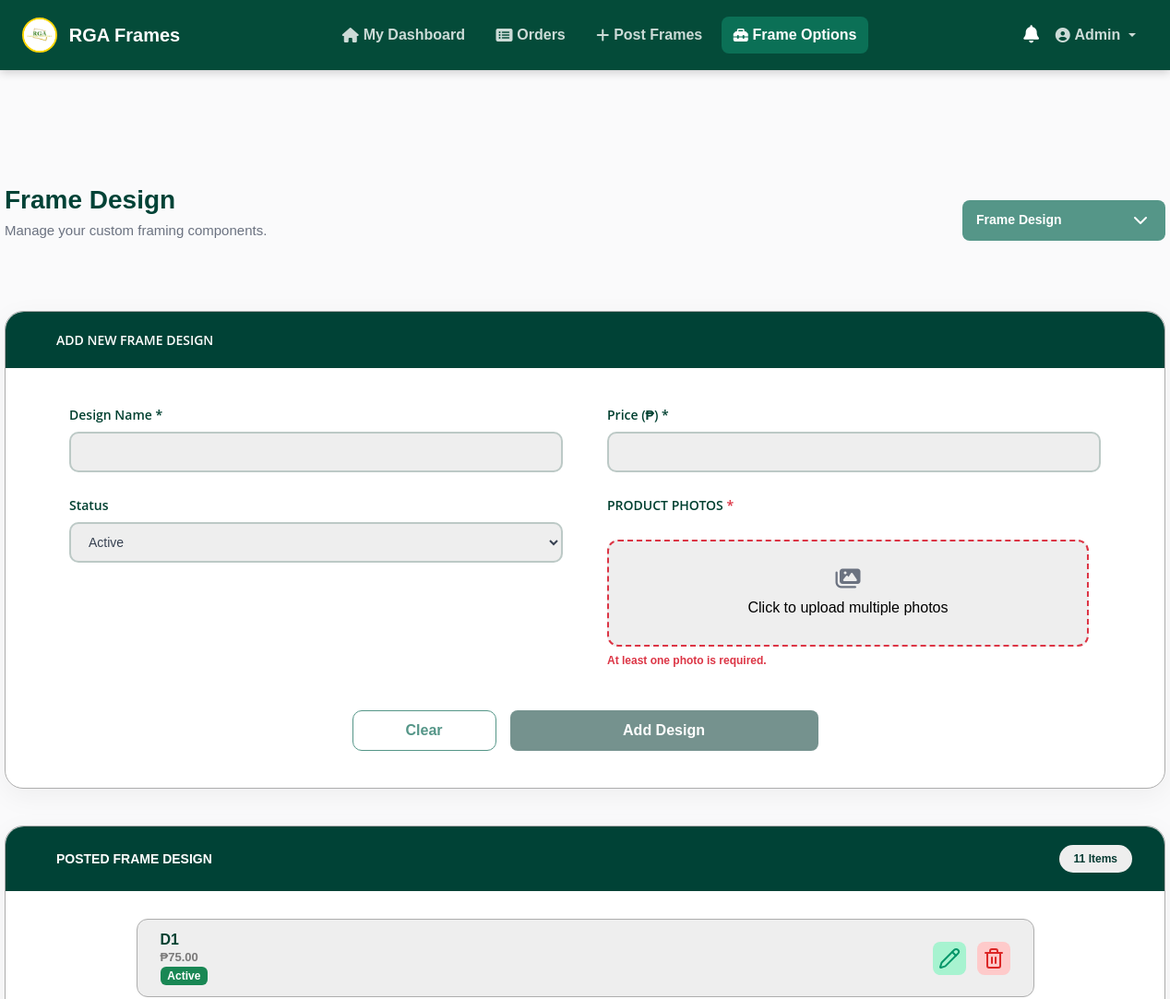
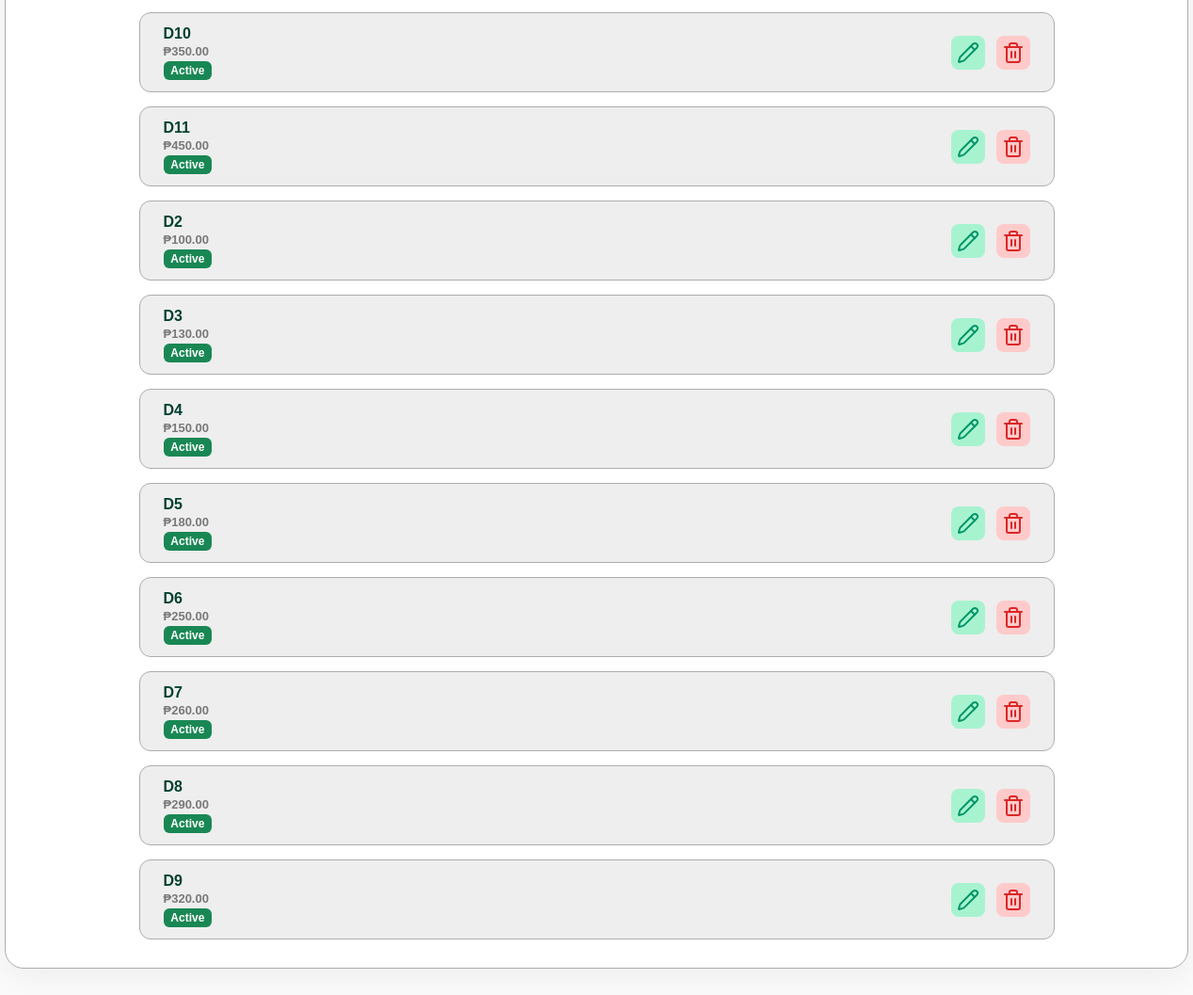
Page /admin/admin_custom_frame_options.php?tab=frame_designs (signed in) on the committed database (2 pictures, top to bottom).
### tables this page shows
CREATE TABLE `tbl_frame_designs` (
  `frame_design_id` int(11) NOT NULL,
  `design_name` varchar(100) NOT NULL,
  `price` decimal(10,2) NOT NULL DEFAULT 0.00,
  `is_active` tinyint(1) DEFAULT 1
);

### process/fetch_options.php (called while the page is built, shortened)
<?php
require_once __DIR__ . '/../config/db_connect.php';
require_once __DIR__ . '/../classes/Option/OptionService.php';
$upload_dir = __DIR__ . '/../uploads/';
$active_tab = $_GET['tab'] ?? 'frame_types';
$tabs = [
    'frame_types'     => ['label' => 'Frame Type',     'suffix' => 'Type'],
    'frame_designs'   => ['label' => 'Frame Design',   'suffix' => 'Design'],
    'frame_colors'    => ['label' => 'Frame Color',    'suffix' => 'Color'],
    'frame_sizes'     => ['label' => 'Frame Size',     'suffix' => 'Size'],
    'matboard_colors' => ['label' => 'Matboard Color', 'suffix' => 'Color'],
    'mount_types'     => ['label' => 'Mount Type',     'suffix' => 'Type'],
    'paper_types'     => ['label' => 'Paper Type',     'suffix' => 'Type'],
];
$tab_label = $tabs[$active_tab]['label'];
$suffix    = $tabs[$active_tab]['suffix'];
$service = new OptionService();
$service->registerRepository('frame_types',     new FrameTypeRepository($conn,     $upload_dir));
$service->registerRepository('frame_designs',   new FrameDesignRepository($conn,   $upload_dir));
$service->registerRepository('frame_colors',    new FrameColorRepository($conn,    $upload_dir));
$service->registerRepository('frame_sizes',     new FrameSizeRepository($conn));
$service->registerRepository('matboard_colors', new MatboardColorRepository($conn, $upload_dir));
$service->registerRepository('mount_types',     new MountTypeRepository($conn));
$service->registerRepository('paper_types',     new PaperTypeRepository($conn));
$res   = $service->fetchOptions($active_tab);

### classes/Option/Repository/FrameDesignRepository.php (called while the page is built, shortened)
<?php
class FrameDesignRepository implements OptionRepositoryInterface {
    private $db;
    public function __construct($db, $uploadDir = '../uploads/') {
        $this->db = $db;
    }
    public function getAll() {
        return $this->db->query("SELECT * FROM tbl_frame_designs ORDER BY design_name ASC");
    }
}

### classes/Option/OptionService.php (called while the page is built, shortened)
<?php
class OptionService {
    private $repositories = [];
    public function registerRepository($key, OptionRepositoryInterface $repo) {
        $this->repositories[$key] = $repo;
    }
    public function fetchOptions($key) {
        return isset($this->repositories[$key]) ? $this->repositories[$key]->getAll() : null;
    }
}

### admin/admin_custom_frame_options.php (the view, shortened to what this page needs)
<?php
require_once __DIR__ . '/../process/fetch_options.php';
$edit_data = null;
$is_editing = false;
?>
<!DOCTYPE html>
<html lang="en">
<head>
    <link rel="stylesheet" href="https://cdnjs.cloudflare.com/ajax/libs/font-awesome/6.0.0/css/all.min.css">
    <link href="https://cdn.jsdelivr.net/npm/bootstrap@5.3.0/dist/css/bootstrap.min.css" rel="stylesheet">
    <link rel="stylesheet" href="../assets/css/style.css">
</head>
<body>
<?php include __DIR__ . '/../includes/admin_header.php'; ?>
<div class="opt-admin-container">
    <div class="opt-header-wrapper">
        <div>
            <h1 style="color: var(--forest-dark); font-weight: 800; font-size: 28px; margin:0;"><?= htmlspecialchars($tab_label ?? 'Frame Options') ?></h1>
            <p style="color: #6B7280; margin-top: 5px; font-size: 15px;">Manage your custom framing components.</p>
        </div>
        <div class="opt-dropdown">
            <button class="opt-dropbtn">
                <span><?= htmlspecialchars($tab_label ?? 'Select Tab') ?></span>
                <i data-lucide="chevron-down" size="18"></i>
            </button>
        </div>
    </div>
    <div class="opt-card" id="form-section">
        <div class="opt-card-header" style="display:flex; justify-content:space-between; align-items:center;">
            <span><?= $is_editing ? 'Edit' : 'Add New' ?> <?= htmlspecialchars($tab_label ?? '') ?></span>
        </div>
        <form action="../process/posting_options.php?tab=<?= urlencode($active_tab) ?>" method="POST" enctype="multipart/form-data">
            <div class="opt-form-grid">
               <?php if($active_tab == 'frame_types'): ?>
                    <div>
                        <label class="opt-label">Type Name <span>*</span></label>
                        <input type="text" name="type_name" class="opt-input" required value="<?= htmlspecialchars($edit_data['type_name'] ?? '') ?>">
                    </div>
                    <div>
                        <label class="opt-label">Price (₱) <span>*</span></label>
                        <input type="number" step="0.01" name="type_price" class="opt-input" required value="<?= $edit_data['type_price'] ?? '' ?>">
                    </div>
                    <div>
                        <label class="opt-label">Status</label>
                        <select name="is_active" class="opt-input">
                            <option value="1" <?= (isset($edit_data['is_active']) && $edit_data['is_active'] == 1) ? 'selected' : '' ?>>Active</option>
                            <option value="0" <?= (isset($edit_data['is_active']) && $edit_data['is_active'] == 0) ? 'selected' : '' ?>>Inactive</option>
                        </select>
                    </div>
                    <div class="opt-upload-container">
                        <label class="opt-label">PRODUCT PHOTO <span class="text-danger">*</span></label>
                        <div class="opt-upload-zone position-relative" onclick="document.getElementById('add_type_img').click();">
                            <input type="hidden" name="existing_image" id="existing_type_val" value="<?= htmlspecialchars($edit_data['image_name'] ?? '') ?>">
                            <input type="file" name="type_image" id="add_type_img" style="display:none;" onchange="handleSingleFilePreview(this, 'type_preview', 'type_text', 'existing_type_val')">
                            <div id="type_preview" class="preview-overlay"></div>
                            <div class="upload-content text-center">
                                <i class="fa-solid fa-images"></i>
                                <p class="m-0" id="type_text">Click to upload photo</p>
                            </div>
                        </div>
                        <?php if($is_editing && !empty($edit_data['image_name'])): ?>
                            <script>window.addEventListener('load', () => { showExistingImage('../uploads/<?= $edit_data['image_name'] ?>', 'type_preview', 'type_text', 'add_type_img', 'existing_type_val'); });</script>
                        <?php endif; ?>
                    </div>
                    <?php elseif($active_tab == 'frame_designs'): ?>
                        <div>
                            <label class="opt-label">Design Name <span>*</span></label>
                            <input type="text" name="design_name" class="opt-input" required value="<?= htmlspecialchars($edit_data['design_name'] ?? '') ?>">
                        </div>
                    <div>
                        <label class="opt-label">Price (₱) <span>*</span></label>
                        <input type="number" step="0.01" name="price" class="opt-input" required value="<?= $edit_data['price'] ?? '' ?>">
                    </div>
                    <div>
                        <label class="opt-label">Status</label>
                        <select name="is_active" class="opt-input">
                            <option value="1" <?= (isset($edit_data['is_active']) && $edit_data['is_active'] == 1) ? 'selected' : '' ?>>Active</option>
                        </select>
                    </div>
                    <div class="opt-upload-container">
                        <label class="opt-label">PRODUCT PHOTOS <span class="text-danger">*</span></label>
                        <div class="opt-upload-zone position-relative" onclick="document.getElementById('add_design_imgs').click();">
                            <div class="upload-content text-center">
                                <i class="fa-solid fa-images"></i>
                                <p class="m-0" id="opt_img_text">Click to upload multiple photos</p>
                            </div>
                        </div>
                    </div>
                <?php endif; ?>
                <div style="grid-column: span 2; display:flex; justify-content:center; gap:15px; margin-top:20px;">
                    <?php if($is_editing): ?>
                        <a href="?tab=<?= $active_tab ?>" class="opt-btn-clear text-decoration-none" style="display:flex; align-items:center;">Cancel</a>
                        <button type="submit" name="update_option" class="opt-btn-submit">Update <?= ucwords($suffix ?? 'Option') ?></button>
                    <?php else: ?>
                        <button type="reset" class="opt-btn-clear">Clear</button>
                        <button type="submit" name="add_option" class="opt-btn-submit">Add <?= ucwords($suffix ?? 'Option') ?></button>
                    <?php endif; ?>
                </div>
            </div>
        </form>
    </div>
    <div class="opted-main-container">
        <div class="opted-header-bar">
            <span class="opted-title">Posted <?= htmlspecialchars($tab_label ?? '') ?></span>
            <span class="opted-count-badge"><?= ($res && $res->num_rows > 0) ? $res->num_rows : 0 ?> Items</span>
        </div>
        <div class="opted-list-wrapper">
            <?php if ($res && $res->num_rows > 0): ?>
                <?php while($row = $res->fetch_assoc()):
                    $title = $row['type_name'] ?? $row['design_name'] ?? $row['color_name'] ??
                             $row['matboard_color_name'] ?? $row['mount_name'] ?? $row['paper_name'] ??
                             ($active_tab == 'frame_sizes' ? ($row['dimension'] ?? 'Size') : 'Unnamed');
                    $pkMapLoop = [
                        'frame_types'     => 'frame_type_id',
                        'frame_designs'   => 'frame_design_id',
                        'frame_colors'    => 'frame_color_id',
                        'frame_sizes'     => 'frame_size_id',
                        'matboard_colors' => 'matboard_color_id',
                        'mount_types'     => 'mount_type_id',
                        'paper_types'     => 'paper_type_id',
                    ];
                    $pkColLoop = $pkMapLoop[$active_tab] ?? 'id';
                    $recordId = $row[$pkColLoop] ?? 0;
                    $isActive = (int)($row['is_active'] ?? 1);
                ?>
                <?php
                    $price = null;
                    if ($active_tab === 'frame_designs')   $price = isset($row['price'])          ? '₱' . number_format($row['price'], 2)          : null;
                ?>
                <div class="opted-row-item" id="row-<?= $recordId ?>">
                    <div class="opted-row-inner">
                        <div class="opted-item-main">
                            <h4 class="opted-item-name"><?= htmlspecialchars($title) ?></h4>
                            <?php if ($price !== null): ?>
                                <span class="opted-item-price"><?= $price ?></span>
                            <?php endif; ?>
                            <span class="badge <?= $isActive ? 'bg-success' : 'bg-secondary' ?>"><?= $isActive ? 'Active' : 'Inactive' ?></span>
                        </div>
                        <div class="opted-actions">
                            <a href="?tab=<?= $active_tab ?>&action=edit&id=<?= $recordId ?>#form-section" class="action-icon-btn opt-btn-edit">
                                <i data-lucide="pencil" size="16"></i>
                            </a>
                            <button type="button" class="action-icon-btn opt-btn-delete" onclick="confirmDelete(<?= $recordId ?>, '<?= addslashes($title) ?>', '<?= $active_tab ?>')">
                                <i data-lucide="trash-2" size="16"></i>
                            </button>
                        </div>
                    </div>
                </div>
                <?php endwhile; ?>
            <?php else: ?>
                <div class="p-5 text-center text-muted">No records found.</div>
            <?php endif; ?>
        </div>
    </div>
</div>
</body>
</html>

### includes/admin_header.php (shortened to what this page needs)
<?php
$current_page = basename($_SERVER['PHP_SELF']);
$display_name = htmlspecialchars($_SESSION['first_name'] ?? 'Admin');
?>
<link href="https://cdn.jsdelivr.net/npm/bootstrap@5.3.3/dist/css/bootstrap.min.css" rel="stylesheet">
<link rel="stylesheet" href="https://cdnjs.cloudflare.com/ajax/libs/font-awesome/6.5.0/css/all.min.css">
<link rel="stylesheet" href="../assets/css/style.css">
<header class="admn-hdr-container" id="mainHeader">
    <div class="admn-hdr-left">
        <a href="index.php" class="admn-hdr-brand-link">
            <div class="cust-hdr-logo">
                <img src="../assets/img/rga_logo.png" alt="RGA Frames Logo">
            </div>
            <div class="cust-hdr-brand">
                <h1>RGA Frames</h1>
            </div>
        </a>
    </div>
    <nav class="admn-hdr-nav d-none d-lg-flex">
        <a href="admin_dashboard.php"
           class="admn-hdr-nav-link <?php echo ($current_page == 'admin_dashboard.php') ? 'admn-hdr-active' : ''; ?>">
            <i class="fas fa-home"></i> My Dashboard
        </a>
        <a href="admin_orders.php"
           class="admn-hdr-nav-link <?php echo ($current_page == 'admin_orders.php') ? 'admn-hdr-active' : ''; ?>">
            <i class="fas fa-list-alt"></i> Orders
        </a>
        <a href="admin_post_frames.php"
           class="admn-hdr-nav-link <?php echo ($current_page == 'admin_post_frames.php') ? 'admn-hdr-active' : ''; ?>">
            <i class="fas fa-plus"></i> Post Frames
        </a>
        <a href="admin_custom_frame_options.php"
           class="admn-hdr-nav-link <?php echo ($current_page == 'admin_custom_frame_options.php') ? 'admn-hdr-active' : ''; ?>">
            <i class="fas fa-toolbox"></i> Frame Options
        </a>
    </nav>
    <div class="admn-hdr-right-actions">
        <a href="admin_notification.php" class="admn-hdr-icon-btn">
            <i class="fas fa-bell"></i>
        </a>
        <div class="dropdown admn-hdr-user-area d-none d-lg-block">
            <a class="admn-hdr-dropdown-toggle dropdown-toggle" href="#" id="admnHdrUserDrop" data-bs-toggle="dropdown">
                <i class="fas fa-user-circle"></i> <?php echo $display_name; ?>
            </a>
        </div>
    </div>
</header>

### rows in the picture
tbl_frame_designs: design_name "D1", price "₱75.00", is_active "Active"
tbl_frame_designs: design_name "D10", price "₱350.00", is_active "Active"
tbl_frame_designs: design_name "D11", price "₱450.00", is_active "Active"
tbl_frame_designs: design_name "D2", price "₱100.00", is_active "Active"
tbl_frame_designs: design_name "D3", price "₱130.00", is_active "Active"
tbl_frame_designs: design_name "D4", price "₱150.00", is_active "Active"
tbl_frame_designs: design_name "D5", price "₱180.00", is_active "Active"
tbl_frame_designs: design_name "D6", price "₱250.00", is_active "Active"
tbl_frame_designs: design_name "D7", price "₱260.00", is_active "Active"
tbl_frame_designs: design_name "D8", price "₱290.00", is_active "Active"
tbl_frame_designs: design_name "D9", price "₱320.00", is_active "Active"

### other values in the picture
$display_name "Admin"
$tab_label "Frame Design"
$tab_label "FRAME DESIGN"
$suffix "Design"
$res->num_rows "11"
